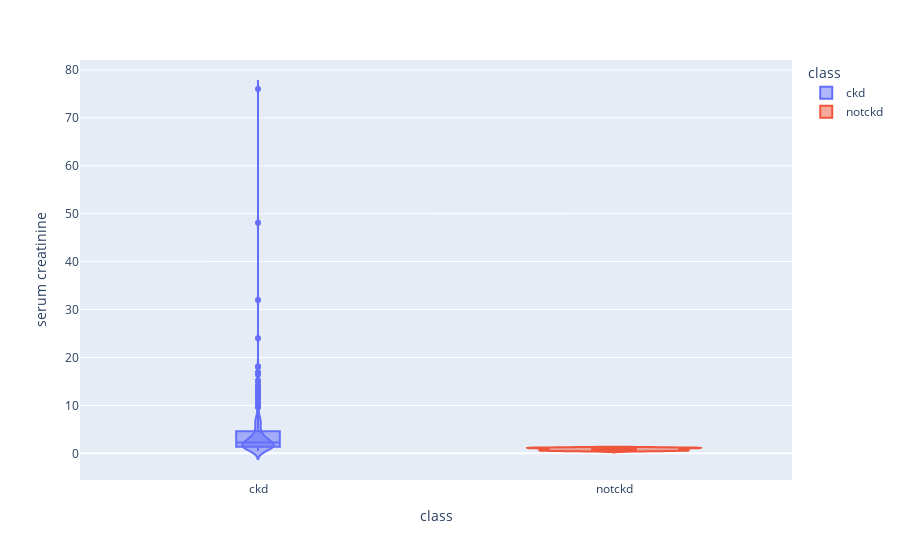

Source (notebook cell):
### Code cell
fig = px.violin(df, x='class',y = 'serum creatinine', color = 'class', box = True )
fig.show()

### Figure 1 — Plotly figure (JSON) as saved in the notebook; plotly's stock layout.template omitted (floating-point values rounded to 4 significant figures; data arrays with more than 128 entries replaced by an {"elided": "..."} marker saying what was removed)
{"data": [{"alignmentgroup": "True", "box": {"visible": true}, "hovertemplate": "class=%{x}<br>serum creatinine=%{y}<extra></extra>", "legendgroup": "ckd", "marker": {"color": "#636efa"}, "name": "ckd", "offsetgroup": "ckd", "orientation": "v", "scalegroup": "True", "showlegend": true, "type": "violin", "x": {"elided": "250 str values"}, "x0": " ", "xaxis": "x", "y": {"elided": "250 float values"}, "y0": " ", "yaxis": "y"}, {"alignmentgroup": "True", "box": {"visible": true}, "hovertemplate": "class=%{x}<br>serum creatinine=%{y}<extra></extra>", "legendgroup": "notckd", "marker": {"color": "#EF553B"}, "name": "notckd", "offsetgroup": "notckd", "orientation": "v", "scalegroup": "True", "showlegend": true, "type": "violin", "x": {"elided": "150 str values"}, "x0": " ", "xaxis": "x", "y": {"elided": "150 float values"}, "y0": " ", "yaxis": "y"}], "layout": {"legend": {"title": {"text": "class"}, "tracegroupgap": 0}, "margin": {"t": 60}, "violinmode": "overlay", "xaxis": {"anchor": "y", "categoryarray": ["ckd", "notckd"], "categoryorder": "array", "domain": [0, 1], "title": {"text": "class"}}, "yaxis": {"anchor": "x", "domain": [0, 1], "title": {"text": "serum creatinine"}}}}
